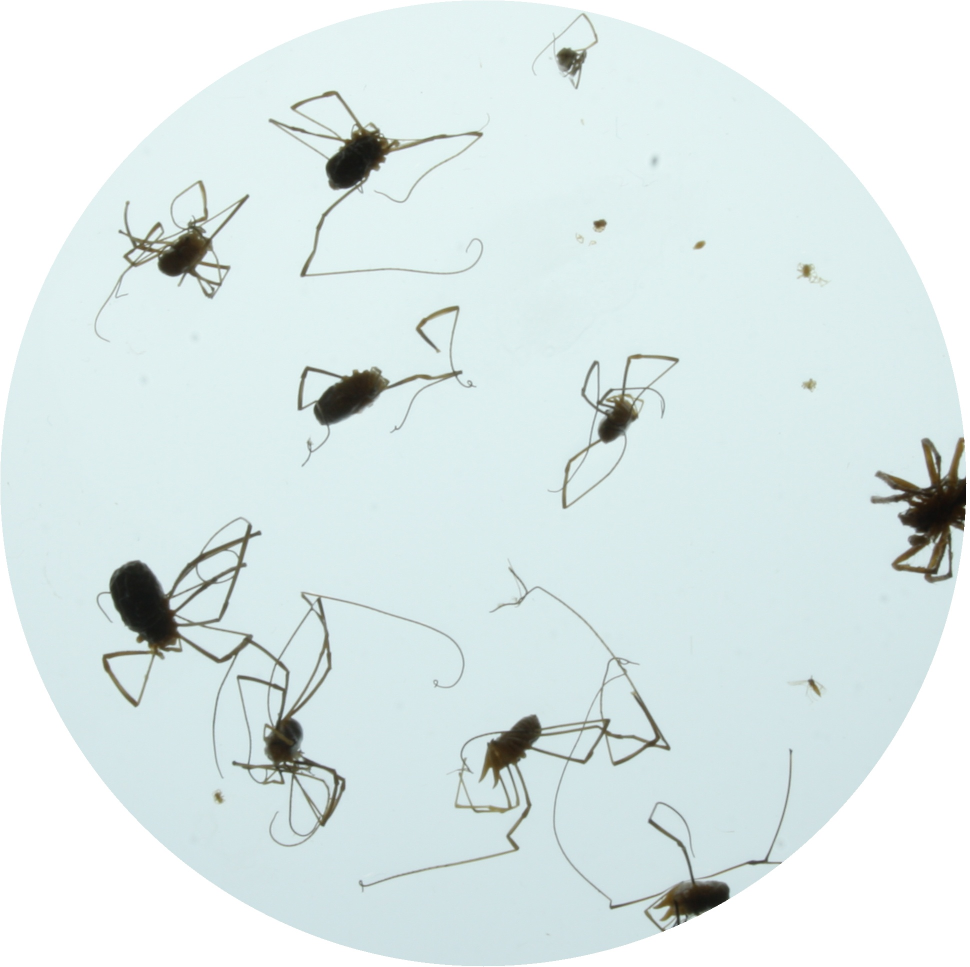
#> input picture src/flat_bug/tests/assets/ALUS_Non-miteArachnids_Unknown_2020_11_03_4545.jpg, 1940 x 1933 px (shown at 1/2 size); its folder holds only this picture in this run
$ python -i eval_utils.py   (imports and definitions only)   (Python 2 division)
#> lines starting #> are read from the running program, lines starting #| are printed output that depends on the picture
import csv
import os
import time
from typing import Any, Dict, List, Optional, Tuple, Union

import cv2
import numpy as np

from flat_bug import logger
from flat_bug.coco_utils import (annotations_to_numpy, contour_area,
                                 contour_bbox)


# [6 lines left out: function isfloat, not called in this run]

def ispath(path : str) -> bool:
    return "/" in path or "\\" in path

# [309 lines left out: functions format_cell, format_row, pretty_print_csv, bbox_intersect, bbox_intersect_area, contour_intersection and 2 more, not called in this run]


def plot_heatmap(
        mat: np.ndarray,
        axis_labels: Optional[List[str]] = None,
        breaks: int = 25,
        dimensions: Optional[Tuple[int, int]] = None,
        output_path: str = None,
        scale: float = 1
    ):
    """
    Plots a heatmap of a matrix using OpenCV.

    Args:
        mat (`np.ndarray`): Matrix to plot.
        axis_labels (`Optional[List[str]]`, optional): Axis labels. Defaults to None.
        breaks (`int`, optional): Number of breaks on the colorbar. Defaults to 25.
        dimensions (`Optional[Tuple[int, int]]`, optional): Dimensions of the output image. Defaults to None.
        output_path (`str`, optional): Output path. Defaults to None.
        scale (`float`, optional): Scale of the output image. Defaults to 1.
    """
#> called with breaks = 25, scale = 1
    if dimensions is None:
        dimensions = tuple([m * 10 for m in mat.shape[::-1]])
#> dimensions = (19400, 19330)
        min_dim = max(min(dimensions), 1)
#> min_dim = 19330
        if min_dim < 1000:
            scale_dims = 1000 / min_dim
            dimensions = tuple([int(d * scale_dims) for d in dimensions])
    if mat.shape[0] == 0 or mat.shape[1] == 0:
        logger.warning('Empty matrix. Cannot plot heatmap.')
        return

    # Create a colormap for viridis
    colormap = cv2.applyColorMap(
        src = (mat / (mat.max() or 1) * 255).astype(np.uint8),
        colormap = cv2.COLORMAP_VIRIDIS
    )
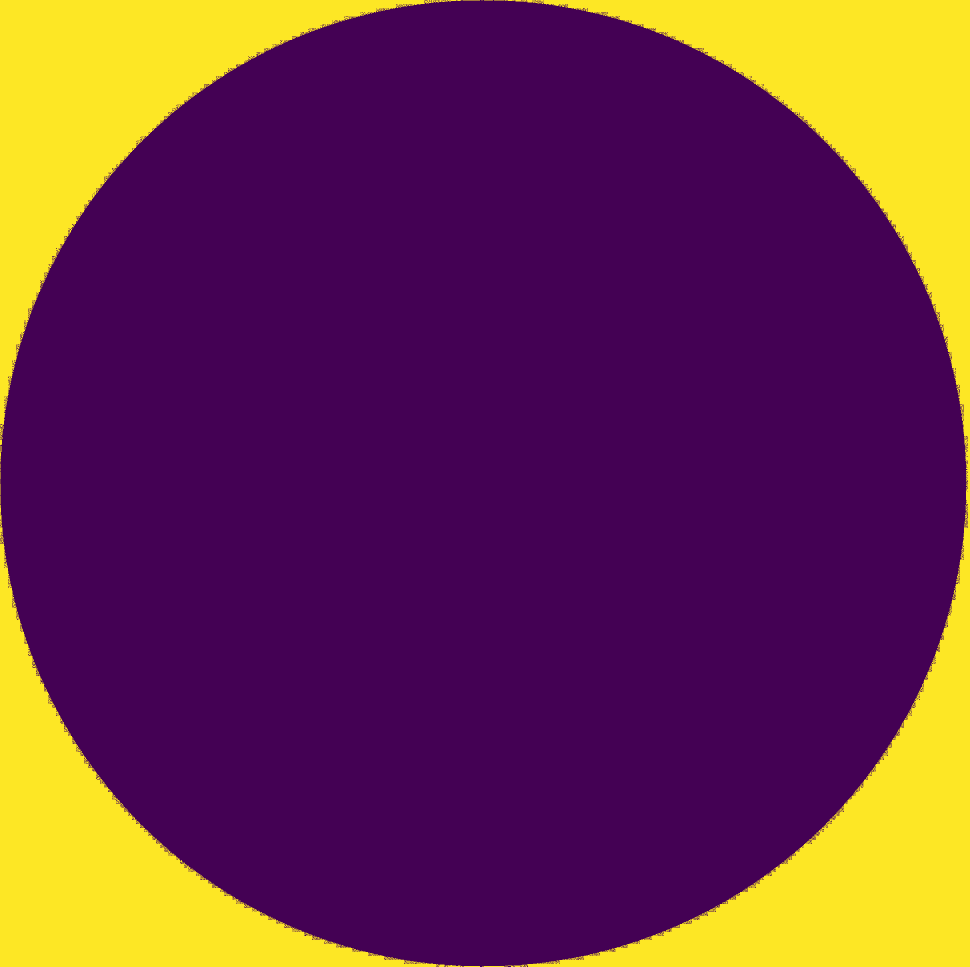
#> colormap: shape (1933, 1940, 3) (shown at 1/2 size); mean B, G, R 73.9, 50.6, 107.9
    # Expand colormap to 1000x1000
    colormap = cv2.resize(
        src = colormap,
        dsize = dimensions,
        dst = colormap,
        interpolation = cv2.INTER_NEAREST_EXACT
    )
    # Get the height of the colormap
    cheight, cwidth = colormap.shape[:2]
#> cheight = 19330; cwidth = 19400

    ## Prepare data for the colorbar
    # Add numbers to the colorbar
    cmin, cmax = mat.min(), mat.max()
#> cmin = 13; cmax = 255

    cmin, cmax = 10 ** np.floor(np.log10(cmin)) if cmin > 0 else cmin, 10 ** np.ceil(np.log10(cmax)) if cmax > 0 else cmax
#> cmin = 10; cmax = 1000
    cmin, cmax = int(cmin), int(cmax)
    if cmin == cmax:
        nice_breaks = np.array([cmin])
    else:
        # Add semi-equally spaced numbers to the colorbar at "nice" values, "nice" values are defined as integer multiples of powers of 10 to the power of the maximum value - the integer rounded 10 logarithm of the number of breaks
        raw_breaks = np.linspace(cmin, cmax, breaks)
#> raw_breaks = 25 values from 10 to 1000
        nice_multiple = 10 ** (np.log10(cmax) - np.ceil(np.log10(breaks)))
#> nice_multiple = 10
        nice_breaks = (raw_breaks / nice_multiple).round() * nice_multiple
#> nice_breaks = 25 values from 10 to 1000
        nice_breaks = nice_breaks[nice_breaks <= cmax]
        # Ensure that the minimum and maximum values are included, and remove the breaks if they are within 1 "nice_multiple" of any other break
        nice_breaks = nice_breaks[np.abs(nice_breaks - cmin) >= (nice_multiple * 0.9)]
#> nice_breaks = 24 values from 50 to 1000
        nice_breaks = nice_breaks[np.abs(nice_breaks - cmax) >= (nice_multiple * 0.9)]
#> nice_breaks = 23 values from 50 to 960
        nice_breaks = np.concatenate([[cmin], nice_breaks, [cmax]])
#> nice_breaks = 25 values from 10 to 1000
    # Create the labels
    labels = [f'{(i * 100):.3g}%' for i in nice_breaks]
#> labels = 25 items, first 6: '1e+03%', '5e+03%', '9e+03%', '1.3e+04%', '1.8e+04%', '2.2e+04%'

    # Define a target font height
    font_height_target = int(min(min(cheight, cwidth) / 50, max(1, ((cheight * 0.5) / breaks))))
#> font_height_target = 386
    # Dynamically calculate the font size
    font_size = cv2.getFontScaleFromHeight(cv2.FONT_HERSHEY_SIMPLEX, font_height_target, 3)
#> font_size = 18.29
    # Get the size of the labels
    label_sizes = [cv2.getTextSize(label, cv2.FONT_HERSHEY_SIMPLEX, font_size, 3)[0] for label in labels]
#> label_sizes = 25 pairs, first value 2344 to 2892, second value 386 to 386
    # Get the maximum width of the labels
    max_width = max([i[0] for i in label_sizes])
#> max_width = 2892
    # Calculate the width of the colorbar
    colorbar_width = int(max_width * 1.25)
#> colorbar_width = 3615

    # Create a colorbar
    colorbar = cv2.applyColorMap(
        src = np.arange(256, dtype=np.uint8).reshape(256, 1).repeat(colorbar_width, 1),
        colormap = cv2.COLORMAP_VIRIDIS
    )
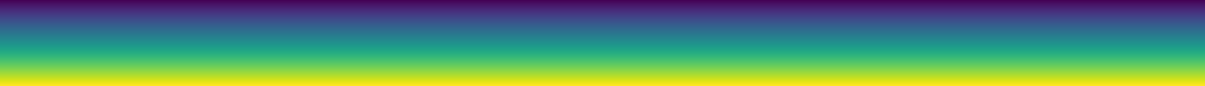
#> colorbar: shape (256, 3615, 3) (shown at 1/3 size); mean B, G, R 109.8, 137.2, 83.4
    # Stretch the colorbar to the height of the colormap
    colorbar = cv2.resize(
        src = colorbar,
        dsize = (colorbar.shape[1], cheight),
        dst = colorbar,
        interpolation = cv2.INTER_LINEAR_EXACT
    )
    cbheight = colorbar.shape[0]
#> cbheight = 19330
    # Add the breaks to the colorbar
    for i, b in enumerate(nice_breaks):
        label = labels[i]
        text_width, font_height = label_sizes[i]
        cv2.putText(
            img = colorbar,
            text = label,
            org = (
                (colorbar_width - text_width) // 2,
                int((i + 0.5) * cbheight / len(nice_breaks) + font_height / 2)
            ),
            fontFace = cv2.FONT_HERSHEY_SIMPLEX,
            fontScale = font_size,
            color = (0, 0, 0),
            thickness = (3 * font_height_target) // 15,
            lineType = cv2.LINE_AA
        )
        cv2.putText(
            img = colorbar,
            text = label,
            org = (
                (colorbar_width - text_width) // 2,
                int((i + 0.5) * cbheight / len(nice_breaks) + font_height / 2)
            ),
            fontFace = cv2.FONT_HERSHEY_SIMPLEX,
            fontScale = font_size,
            color = (255, 255, 255),
            thickness = font_height_target // 15,
            lineType = cv2.LINE_AA
        )
#> this loop made 25 passes
#> (b, label, text_width) on passes 1 to 12: (10, '1e+03%', 2344), (50, '5e+03%', 2344), (90, '9e+03%', 2344), (130, '1.3e+04%', 2892), (180, '1.8e+04%', 2892), (220, '2.2e+04%', 2892), (260, '2.6e+04%', 2892), (300, '3e+04%', 2344), (340, '3.4e+04%', 2892), (380, '3.8e+04%', 2892), (420, '4.2e+04%', 2892), (460, '4.6e+04%', 2892)

    # Concatenate the colormap and the colorbar
#> (the run stopped early here; a loop or call above may not have finished)
